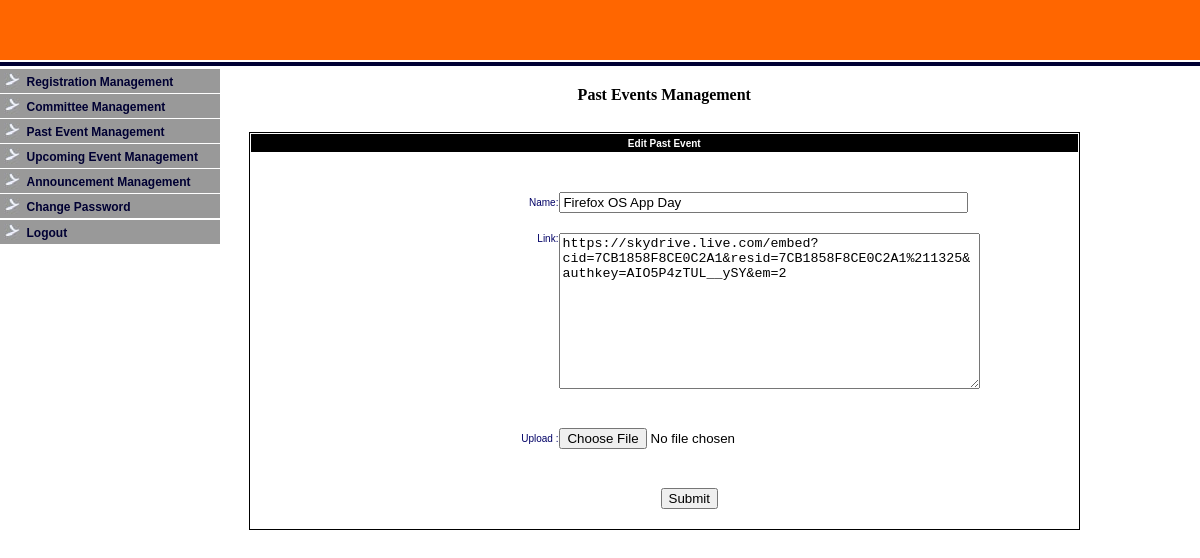
The app's page /admin/p_event_edit.php?id=1 with its own data.
### tables this page shows
CREATE TABLE IF NOT EXISTS `events_past` (
  `id` int(11) NOT NULL AUTO_INCREMENT,
  `name` varchar(200) NOT NULL,
  `link` text NOT NULL,
  `added_on` datetime NOT NULL,
  `added_by` varchar(100) NOT NULL,
  PRIMARY KEY (`id`)
);

### admin/p_event_edit.php (the view, shortened to what this page needs)
<?php
$msgdisplay="";
include("../lib/connection.php");
	$id=$_REQUEST['id'];
$sql_event="SELECT * FROM `events_past` WHERE `id`='$id'";
$rs_event= $mysqli->query($sql_event);
$row_event= $rs_event->fetch_array();
?>
<html>
<head>
<link href="../styles/admin_style.css" rel="stylesheet" type="text/css">
</head>
<body style="margin:0px; padding:0px;">
<?php include("header.php");    ?>
<table align="left" border="0" cellpadding="0" cellspacing="0" width="90%"  >
		<tr>
		<td align="left" valign="top" width="20%">
					 <?php include("left.php");    ?>
		</td>
		<td align="center" valign="top" width="68%">
					<table align="center" border="0" cellpadding="0" cellspacing="0" width="100%">
							<tr height="20"><td colspan="2"></td></tr>
							<tr>
							<td colspan="4" class="black" align="center"><b>Past Events Management</b></td>
							</tr>
							<tr height="10"><td colspan="2"></td></tr>
							<tr>
							<td align="center" width="15%">&nbsp;</td>
							<td colspan="2" class="mysty4" align="center" width="70%" style="color:#FF0000;">&nbsp;<?php echo $msgdisplay; ?></td>
							<td align="center" width="15%">&nbsp;</td>
							</tr>
					</table>
<form name="f1" id="f1" method="post" action="" enctype="multipart/form-data" onSubmit="return validate();">
					<table   align="center"  cellpadding="0" cellspacing="1" width="100%" style="border:1px solid #000000;">
		 <tr class="mysty2" bgcolor="#A9B63D" height="18">
    				<td colspan="2" class="mysty2" align="center" bgcolor="#000000"><span class="style2"><strong><font color="#ffffff">Edit Past Event</font></strong></span></td>
		  </tr>
		<tr><td colspan="2">&nbsp;</td></tr>
<tr>
<td height="5">&nbsp;</td>
<td height="5">&nbsp;</td>
</tr>
<tr>
<tr>
<td class="mysty1"   width="250" align="right">Name:</td>
<td width="332"><input name="name" size="48" id="name" value="<?php echo $row_event['name']; ?>" type="text"></td>
</tr>
<tr>
<td height="5">&nbsp;</td>
<td height="5">&nbsp;</td>
</tr>
<tr>
<td class="mysty1"   width="250" align="right" valign="top">Link:</td>
<td width="332">
<textarea name="link" id="link" cols="50" rows="10"><?php echo $row_event['link']; ?></textarea>
</td>
</tr>
<tr>
<td height="5">&nbsp;</td>
<td height="5">&nbsp;</td>
</tr>
<tr>
<td height="5">&nbsp;</td>
<td height="5">&nbsp;</td>
</tr>
<tr>
<td class="mysty1"   width="250" align="right">Upload :</td>
<td width="332"><input type="file" name="file0" id="file0"   ></td>
</tr>
<tr>
<td height="5">&nbsp;</td>
<td height="5"><div id="new_image_again" style="color:#CC0000; font-size:12px;"></div></td>
</tr>
<tr>
<td height="5">&nbsp;</td>
<td height="5">&nbsp;</td>
</tr>
    <tr>
      <td colspan="2" style="padding-left: 50px;" align="center">
	   <input type="submit" value="Submit" name='submit'></td>
    </tr>
<tr><td colspan="2">&nbsp;</td></tr>
	</table>
	</form>
		</td>
		</tr>
</table>
<p><img src="../images/white_px.jpg" border="0" height="10"></p>
</body>
</html>

### styles/admin_style.css (style rules this page uses)
.mysty1 { font-family:Verdana, Arial, Helvetica, sans-serif; font-size:10px; color:#006; }
.mysty2 { font-family:Verdana, Arial, Helvetica, sans-serif; font-size:10px; color:#FFFFFF; }
.mysty4 { font-family:Verdana, Arial, Helvetica, sans-serif; font-size:12px; font-weight:bold; color:#000000; }

### records on screen
events_past: name "Firefox OS App Day", link "https://skydrive.live.com/embed?cid=7CB1858F8CE0C2A1&resid=7CB1858F8CE0C2A1%211325&authkey=AIO5P4zTUL__ySY&em=2"
